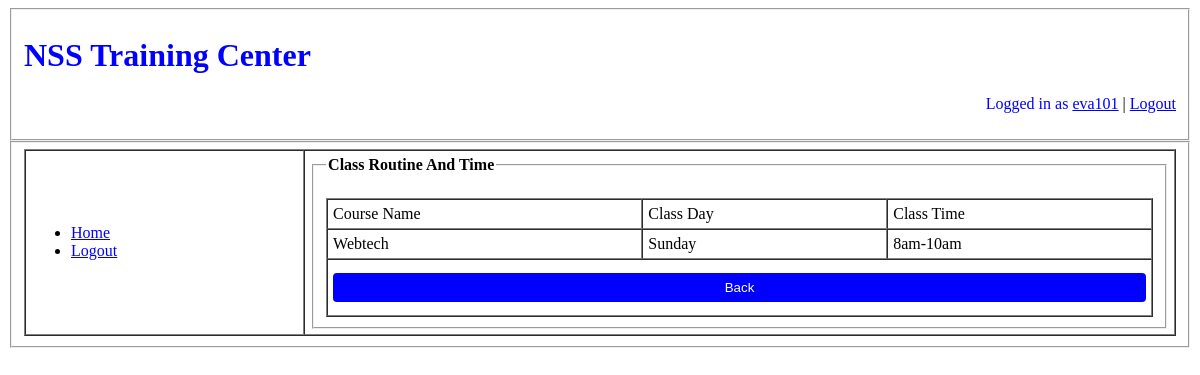
The app's page /views/classroutinetime.php (signed in) with its own data.
### tables this page shows
CREATE TABLE `course` (
  `courseid` varchar(30) NOT NULL,
  `coursename` varchar(50) NOT NULL,
  `trainerid` varchar(30) NOT NULL,
  `courseday` varchar(15) NOT NULL,
  `coursetime` varchar(30) NOT NULL,
  `sitavailable` int(10) NOT NULL
);

### service/classRoutineTimeService.php (called while the page is built, shortened)
<?php
    function classRoutineTime($userid)
	{
		$conn = dbConnection();
		$sql = "select * from student where studentid='{$userid}'";
		$result = mysqli_query($conn, $sql);
		$student = mysqli_fetch_assoc($result);
		$sql1 = "select * from course where courseid= '{$student['courseid']}'";
		$result1 = mysqli_query($conn, $sql1);
		$classRoutineTime = [];
		while($row = mysqli_fetch_assoc($result1)){
			array_push($classRoutineTime, $row);
		}
		return $classRoutineTime;
	}
?>

### views/classRoutineTime.php (the view, shortened to what this page needs)
<?php
	require_once('../service/classRoutineTimeService.php');
?>
<!DOCTYPE html>
<html>
<head>
	<link rel="stylesheet" type="text/css" href="../assets/css/studentStyle.css">
</head>
<body>
	<fieldset>
		<p><h1><font color='green'>NSS Training Center</font></h1></p>
		<?php
			if(!empty($_SESSION))
			{
				echo "<p align='right'><font color='black'>Logged in as </font><a href='viewProfileStudent.php'><font >".$_SESSION['userid']."</font></a> | <a href='../php/logout.php'><font >Logout</font></a></p>";
			}
			else
				echo "<p align='right'><font color='black'>Logged in as </font><a href='viewProfileStudent.php'><font >".$_COOKIE['userid']."</font></a> | <a href='../php/logout.php'><font >Logout</font></a></p>";
		?>
	</fieldset>
	<fieldset>
		<table cellspacing="0" cellpadding="5" border="1" width="100%">
			<tr>
				<td colspan="10">
					<ul>
						<?php
							if(!empty($_SESSION))
							{
								echo "<li><a href='studentHome.php'><font color='red'>Home</font></a></li>";
								echo "<li><a href='../php/logout.php'><font color='red'>Logout</font></a></li>";
							}
							else
							{
								echo "<li><a href='studentHome.php'><font color='red'>Home</font></a></li>";
								echo "<li><a href='../php/logout.php'><font color='red'>Logout</font></a></li>";
							}
						?>
					</ul>
				</td>
				<td rowspan="6">
					<fieldset>
					    <legend><b>Class Routine And Time</b></legend>
						<br/>
						<table cellspacing="0" cellpadding="5" border="1" width="100%">
	                        <tr>
	                        	<td>Course Name</td>
	                       		<td>Class Day</td>
								<td>Class Time</td>
							</tr>
							<?php
								if (!empty($_SESSION['userid']))
								{
									$userid = $_SESSION['userid'];
								}
								else
								{
									$userid = $_COOKIE['userid'];
								}
						    ?>
							<?php
			             	    $classRoutineTime = classRoutineTime($userid);
								for ($i=0; $i != count($classRoutineTime); $i++) {  ?>
							<tr>
								<td><?=$classRoutineTime[$i]['coursename']?></td>
								<td><?=$classRoutineTime[$i]['courseday']?></td>
								<td><?=$classRoutineTime[$i]['coursetime']?></td>
							</tr>
							<?php } ?>
							<tr>
								<td colspan="3">
									<a href="studentHome.php">
										<button type="button">
											Back
										</button>
									</a>
								</td>
							</tr>
	                    </table>
	                </fieldset>
				</td>
			</tr>
		</table>
	</fieldset>
</body>
</html>

### assets/css/studentStyle.css (style rules this page uses)
font { color:blue; }
table { text-align: left; }
button { width: 100%; background-color: blue; color: white; padding: 7px 7px; margin: 8px 0; border: none; border-radius: 4px; cursor: pointer; }

### records on screen
course: coursename "Webtech", courseday "Sunday", coursetime "8am-10am"

### other values on screen
$_SESSION['userid'] "eva101"
